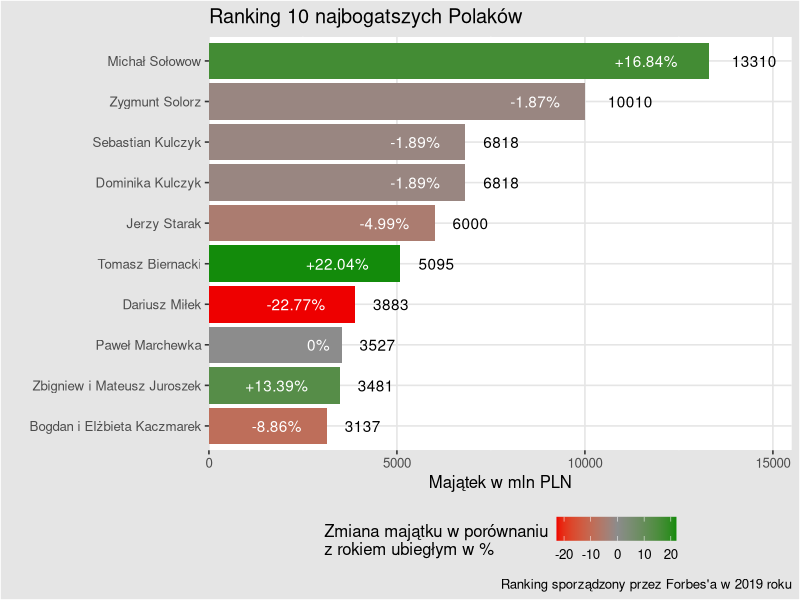

Write the R code that produced this figure.
## ---- chunk 1
library(dplyr)
library(ggplot2)
library(ggthemes)
## ---- chunk 2
names = c("Michał Sołowow",
          "Zygmunt Solorz",
          "Dominika Kulczyk",
          "Sebastian Kulczyk",
          "Jerzy Starak",
          "Tomasz Biernacki",
          "Dariusz Miłek",
          "Paweł Marchewka",
          "Zbigniew i Mateusz Juroszek",
          "Bogdan i Elżbieta Kaczmarek")

values_2019 = c(13.31, 
           10.01,
           6.818,
           6.818,
           6,
           5.095,
           3.883,
           3.527,
           3.481,
           3.137)

changes = c(+16.84,
           -1.87,
           -1.89,
           -1.89,
           -4.99,
           +22.04,
           -22.77,
           +0,
           +13.39,
           -8.86)

top10richest <- data.frame(Name = names, 
                           Fortune = values_2019 * 1000, 
                           Change = changes)

top10richest %>% 
   arrange(Fortune) -> top10richest

changeDisplayFormat <- function(x)
{  
   k = ifelse(x > 0, "+", "")
   paste(k, as.character(x), "%", sep = "")
}

ggplot(data = top10richest, aes(x = Name, y = Fortune, fill = Change)) +
   geom_bar(stat =  "identity") +
   coord_flip() + 
   geom_text(aes(label = Fortune), position=position_dodge(width=1), hjust = -0.5) +
   geom_text(aes(label = changeDisplayFormat(Change)), 
             position=position_dodge(width=1), hjust = 1.5, color = "white") +
   scale_x_discrete(limits = top10richest$Name) +
   scale_y_continuous(expand = expand_scale(add = c(0, 500)), limits = c(0, 15000)) +
   labs(title = "Ranking 10 najbogatszych Polaków", x = "", y = "Majątek w mln PLN", 
        caption = "Ranking sporządzony przez Forbes'a w 2019 roku") +
   scale_fill_gradient2(name = "Zmiana majątku w porównaniu\nz rokiem ubiegłym w %", 
                        low = "red2", high = "green4", mid = "gray55") + 
   theme_igray() + 
   theme(legend.position = "bottom", text = element_text(size=12))
